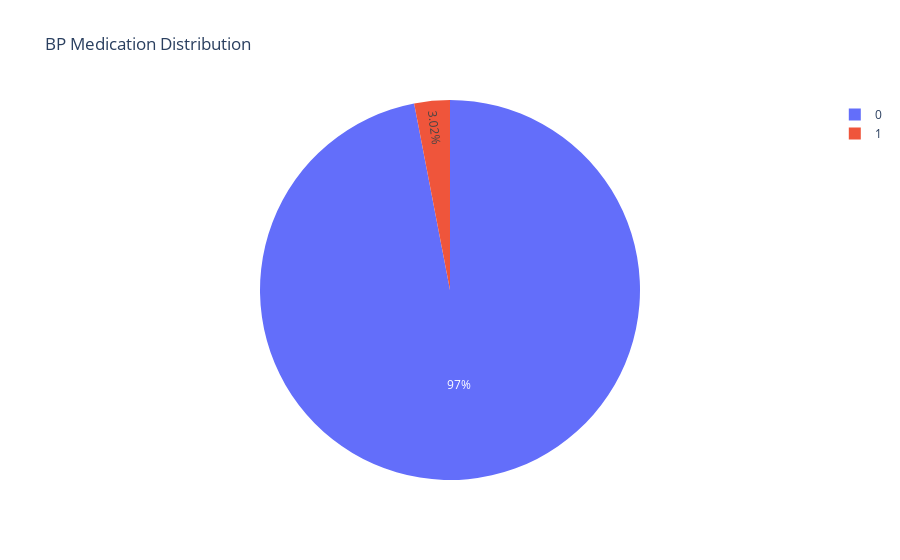

The cell this chart's notebook holds for it:
### Code cell
plt = px.pie(df_cleaned, names='BPMeds', title="BP Medication Distribution")
plt.show()

### Figure 1 — Plotly figure (JSON) as saved in the notebook; plotly's stock layout.template omitted (floating-point values rounded to 4 significant figures; data arrays with more than 128 entries replaced by an {"elided": "..."} marker saying what was removed)
{"data": [{"domain": {"x": [0, 1], "y": [0, 1]}, "hovertemplate": "BPMeds=%{label}<extra></extra>", "labels": {"elided": "3637 int values"}, "legendgroup": "", "name": "", "showlegend": true, "type": "pie"}], "layout": {"legend": {"tracegroupgap": 0}, "title": {"text": "BP Medication Distribution"}}}
